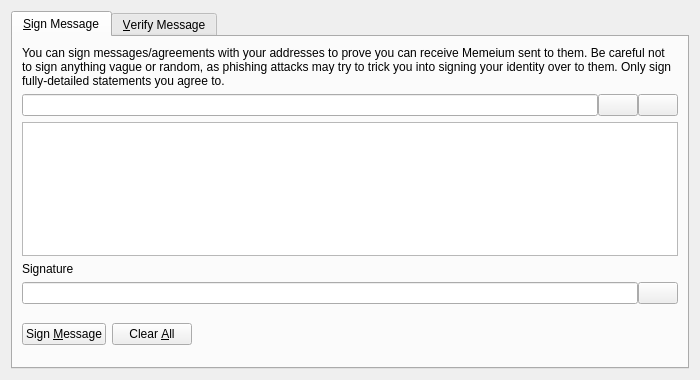
<?xml version="1.0" encoding="UTF-8"?>
<ui version="4.0">
    <class>SignVerifyMessageDialog</class>
    <widget class="QDialog" name="SignVerifyMessageDialog">
        <property name="geometry">
            <rect>
                <x>0</x>
                <y>0</y>
                <width>700</width>
                <height>380</height>
            </rect>
        </property>
        <property name="windowTitle">
            <string>Signatures - Sign / Verify a Message</string>
        </property>
        <property name="modal">
            <bool>true</bool>
        </property>
        <layout class="QVBoxLayout" name="verticalLayout">
            <item>
                <widget class="QTabWidget" name="tabWidget">
                    <property name="currentIndex">
                        <number>0</number>
                    </property>
                    <widget class="QWidget" name="tabSignMessage">
                        <attribute name="title">
                            <string>&amp;Sign Message</string>
                        </attribute>
                        <layout class="QVBoxLayout" name="verticalLayout_SM">
                            <item>
                                <widget class="QLabel" name="infoLabel_SM">
                                    <property name="text">
                                        <string>You can sign messages/agreements with your addresses to prove you can receive Memeium sent to them. Be careful not to sign anything vague or random, as phishing attacks may try to trick you into signing your identity over to them. Only sign fully-detailed statements you agree to.</string>
                                    </property>
                                    <property name="textFormat">
                                        <enum>Qt::PlainText</enum>
                                    </property>
                                    <property name="wordWrap">
                                        <bool>true</bool>
                                    </property>
                                </widget>
                            </item>
                            <item>
                                <layout class="QHBoxLayout" name="horizontalLayout_1_SM">
                                    <property name="spacing">
                                        <number>0</number>
                                    </property>
                                    <item>
                                        <widget class="QValidatedLineEdit" name="addressIn_SM">
                                            <property name="toolTip">
                                                <string>The Memeium address to sign the message with</string>
                                            </property>
                                        </widget>
                                    </item>
                                    <item>
                                        <widget class="QPushButton" name="addressBookButton_SM">
                                            <property name="toolTip">
                                                <string>Choose previously used address</string>
                                            </property>
                                            <property name="text">
                                                <string/>
                                            </property>
                                            <property name="shortcut">
                                                <string>Alt+A</string>
                                            </property>
                                            <property name="autoDefault">
                                                <bool>false</bool>
                                            </property>
                                        </widget>
                                    </item>
                                    <item>
                                        <widget class="QPushButton" name="pasteButton_SM">
                                            <property name="toolTip">
                                                <string>Paste address from clipboard</string>
                                            </property>
                                            <property name="text">
                                                <string/>
                                            </property>
                                            <property name="shortcut">
                                                <string>Alt+P</string>
                                            </property>
                                            <property name="autoDefault">
                                                <bool>false</bool>
                                            </property>
                                        </widget>
                                    </item>
                                </layout>
                            </item>
                            <item>
                                <widget class="QPlainTextEdit" name="messageIn_SM">
                                    <property name="toolTip">
                                        <string>Enter the message you want to sign here</string>
                                    </property>
                                </widget>
                            </item>
                            <item>
                                <widget class="QLabel" name="signatureLabel_SM">
                                    <property name="text">
                                        <string>Signature</string>
                                    </property>
                                    <property name="textFormat">
                                        <enum>Qt::PlainText</enum>
                                    </property>
                                </widget>
                            </item>
                            <item>
                                <layout class="QHBoxLayout" name="horizontalLayout_2_SM">
                                    <property name="spacing">
                                        <number>0</number>
                                    </property>
                                    <item>
                                        <widget class="QLineEdit" name="signatureOut_SM">
                                            <property name="font">
                                                <font>
                                                    <italic>true</italic>
                                                </font>
                                            </property>
                                            <property name="readOnly">
                                                <bool>true</bool>
                                            </property>
                                        </widget>
                                    </item>
                                    <item>
                                        <widget class="QPushButton" name="copySignatureButton_SM">
                                            <property name="toolTip">
                                                <string>Copy the current signature to the system clipboard</string>
                                            </property>
                                            <property name="text">
                                                <string/>
                                            </property>
                                            <property name="autoDefault">
                                                <bool>false</bool>
                                            </property>
                                        </widget>
                                    </item>
                                </layout>
                            </item>
                            <item>
                                <layout class="QHBoxLayout" name="horizontalLayout_3_SM">
                                    <item>
                                        <widget class="QPushButton" name="signMessageButton_SM">
                                            <property name="toolTip">
                                                <string>Sign the message to prove you own this Memeium address</string>
                                            </property>
                                            <property name="text">
                                                <string>Sign &amp;Message</string>
                                            </property>
                                            <property name="autoDefault">
                                                <bool>false</bool>
                                            </property>
                                        </widget>
                                    </item>
                                    <item>
                                        <widget class="QPushButton" name="clearButton_SM">
                                            <property name="toolTip">
                                                <string>Reset all sign message fields</string>
                                            </property>
                                            <property name="text">
                                                <string>Clear &amp;All</string>
                                            </property>
                                            <property name="autoDefault">
                                                <bool>false</bool>
                                            </property>
                                        </widget>
                                    </item>
                                    <item>
                                        <spacer name="horizontalSpacer_1_SM">
                                            <property name="orientation">
                                                <enum>Qt::Horizontal</enum>
                                            </property>
                                            <property name="sizeHint" stdset="0">
                                                <size>
                                                    <width>40</width>
                                                    <height>48</height>
                                                </size>
                                            </property>
                                        </spacer>
                                    </item>
                                    <item>
                                        <widget class="QLabel" name="statusLabel_SM">
                                            <property name="font">
                                                <font>
                                                    <weight>75</weight>
                                                    <bold>true</bold>
                                                </font>
                                            </property>
                                            <property name="text">
                                                <string/>
                                            </property>
                                            <property name="wordWrap">
                                                <bool>true</bool>
                                            </property>
                                        </widget>
                                    </item>
                                    <item>
                                        <spacer name="horizontalSpacer_2_SM">
                                            <property name="orientation">
                                                <enum>Qt::Horizontal</enum>
                                            </property>
                                            <property name="sizeHint" stdset="0">
                                                <size>
                                                    <width>40</width>
                                                    <height>48</height>
                                                </size>
                                            </property>
                                        </spacer>
                                    </item>
                                </layout>
                            </item>
                        </layout>
                    </widget>
                    <widget class="QWidget" name="tabVerifyMessage">
                        <attribute name="title">
                            <string>&amp;Verify Message</string>
                        </attribute>
                        <layout class="QVBoxLayout" name="verticalLayout_VM">
                            <item>
                                <widget class="QLabel" name="infoLabel_VM">
                                    <property name="text">
                                        <string>Enter the receiver's address, message (ensure you copy line breaks, spaces, tabs, etc. exactly) and signature below to verify the message. Be careful not to read more into the signature than what is in the signed message itself, to avoid being tricked by a man-in-the-middle attack. Note that this only proves the signing party receives with the address, it cannot prove sendership of any transaction!</string>
                                    </property>
                                    <property name="textFormat">
                                        <enum>Qt::PlainText</enum>
                                    </property>
                                    <property name="alignment">
                                        <set>Qt::AlignLeading|Qt::AlignLeft|Qt::AlignTop</set>
                                    </property>
                                    <property name="wordWrap">
                                        <bool>true</bool>
                                    </property>
                                </widget>
                            </item>
                            <item>
                                <layout class="QHBoxLayout" name="horizontalLayout_1_VM">
                                    <property name="spacing">
                                        <number>0</number>
                                    </property>
                                    <item>
                                        <widget class="QValidatedLineEdit" name="addressIn_VM">
                                            <property name="toolTip">
                                                <string>The Memeium address the message was signed with</string>
                                            </property>
                                        </widget>
                                    </item>
                                    <item>
                                        <widget class="QPushButton" name="addressBookButton_VM">
                                            <property name="toolTip">
                                                <string>Choose previously used address</string>
                                            </property>
                                            <property name="text">
                                                <string/>
                                            </property>
                                            <property name="shortcut">
                                                <string>Alt+A</string>
                                            </property>
                                            <property name="autoDefault">
                                                <bool>false</bool>
                                            </property>
                                        </widget>
                                    </item>
                                </layout>
                            </item>
                            <item>
                                <widget class="QPlainTextEdit" name="messageIn_VM"/>
                            </item>
                            <item>
                                <widget class="QValidatedLineEdit" name="signatureIn_VM"/>
                            </item>
                            <item>
                                <layout class="QHBoxLayout" name="horizontalLayout_2_VM">
                                    <item>
                                        <widget class="QPushButton" name="verifyMessageButton_VM">
                                            <property name="toolTip">
                                                <string>Verify the message to ensure it was signed with the specified Memeium address</string>
                                            </property>
                                            <property name="text">
                                                <string>Verify &amp;Message</string>
                                            </property>
                                            <property name="autoDefault">
                                                <bool>false</bool>
                                            </property>
                                        </widget>
                                    </item>
                                    <item>
                                        <widget class="QPushButton" name="clearButton_VM">
                                            <property name="toolTip">
                                                <string>Reset all verify message fields</string>
                                            </property>
                                            <property name="text">
                                                <string>Clear &amp;All</string>
                                            </property>
                                            <property name="autoDefault">
                                                <bool>false</bool>
                                            </property>
                                        </widget>
                                    </item>
                                    <item>
                                        <spacer name="horizontalSpacer_1_VM">
                                            <property name="orientation">
                                                <enum>Qt::Horizontal</enum>
                                            </property>
                                            <property name="sizeHint" stdset="0">
                                                <size>
                                                    <width>40</width>
                                                    <height>48</height>
                                                </size>
                                            </property>
                                        </spacer>
                                    </item>
                                    <item>
                                        <widget class="QLabel" name="statusLabel_VM">
                                            <property name="font">
                                                <font>
                                                    <weight>75</weight>
                                                    <bold>true</bold>
                                                </font>
                                            </property>
                                            <property name="text">
                                                <string/>
                                            </property>
                                            <property name="wordWrap">
                                                <bool>true</bool>
                                            </property>
                                        </widget>
                                    </item>
                                    <item>
                                        <spacer name="horizontalSpacer_2_VM">
                                            <property name="orientation">
                                                <enum>Qt::Horizontal</enum>
                                            </property>
                                            <property name="sizeHint" stdset="0">
                                                <size>
                                                    <width>40</width>
                                                    <height>48</height>
                                                </size>
                                            </property>
                                        </spacer>
                                    </item>
                                </layout>
                            </item>
                        </layout>
                    </widget>
                </widget>
            </item>
        </layout>
    </widget>
    <customwidgets>
        <customwidget>
            <class>QValidatedLineEdit</class>
            <extends>QLineEdit</extends>
            <header>qvalidatedlineedit.h</header>
        </customwidget>
    </customwidgets>
    <resources>
        <include location="../memeium.qrc"/>
    </resources>
    <connections/>
</ui>
